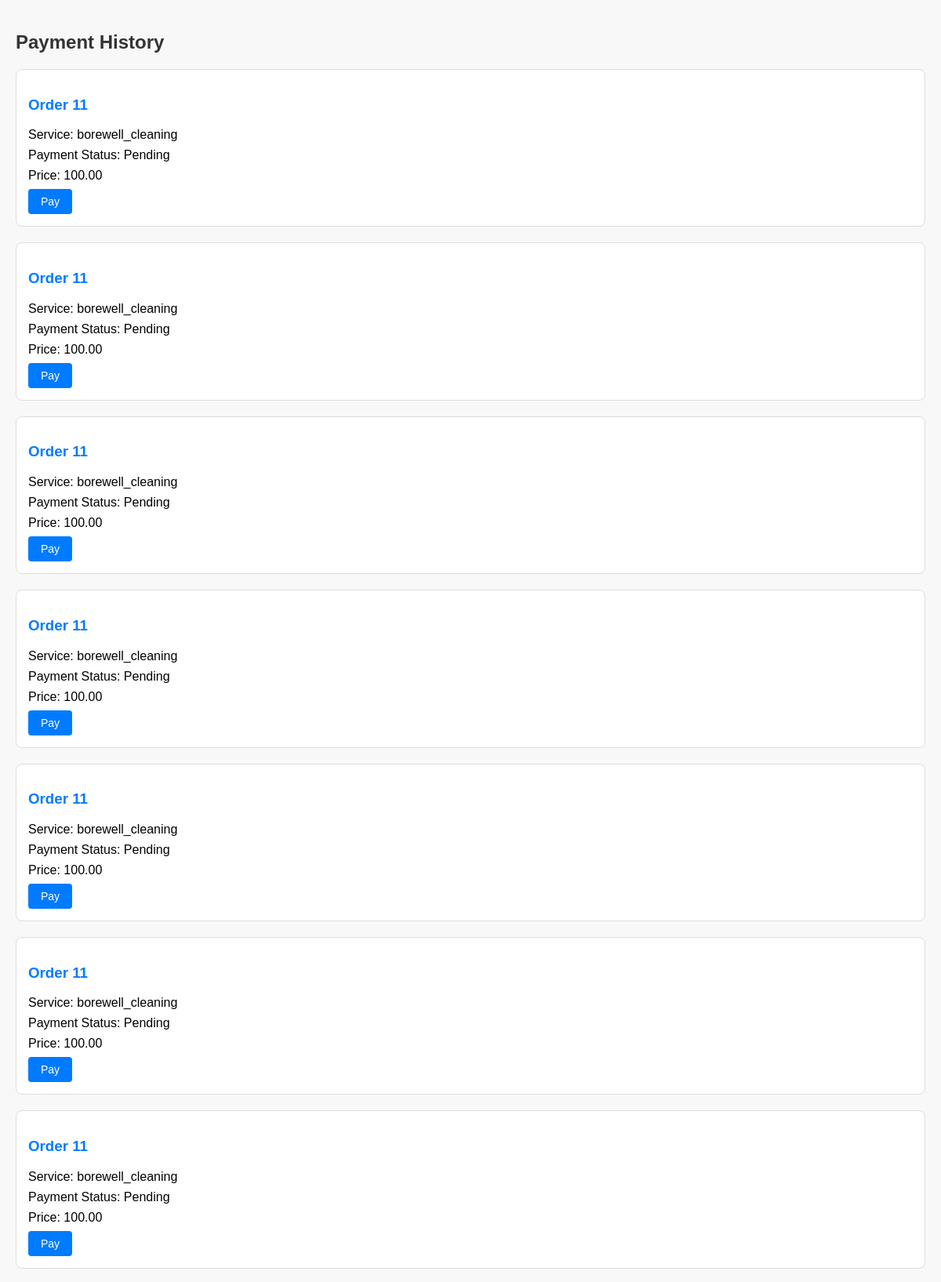
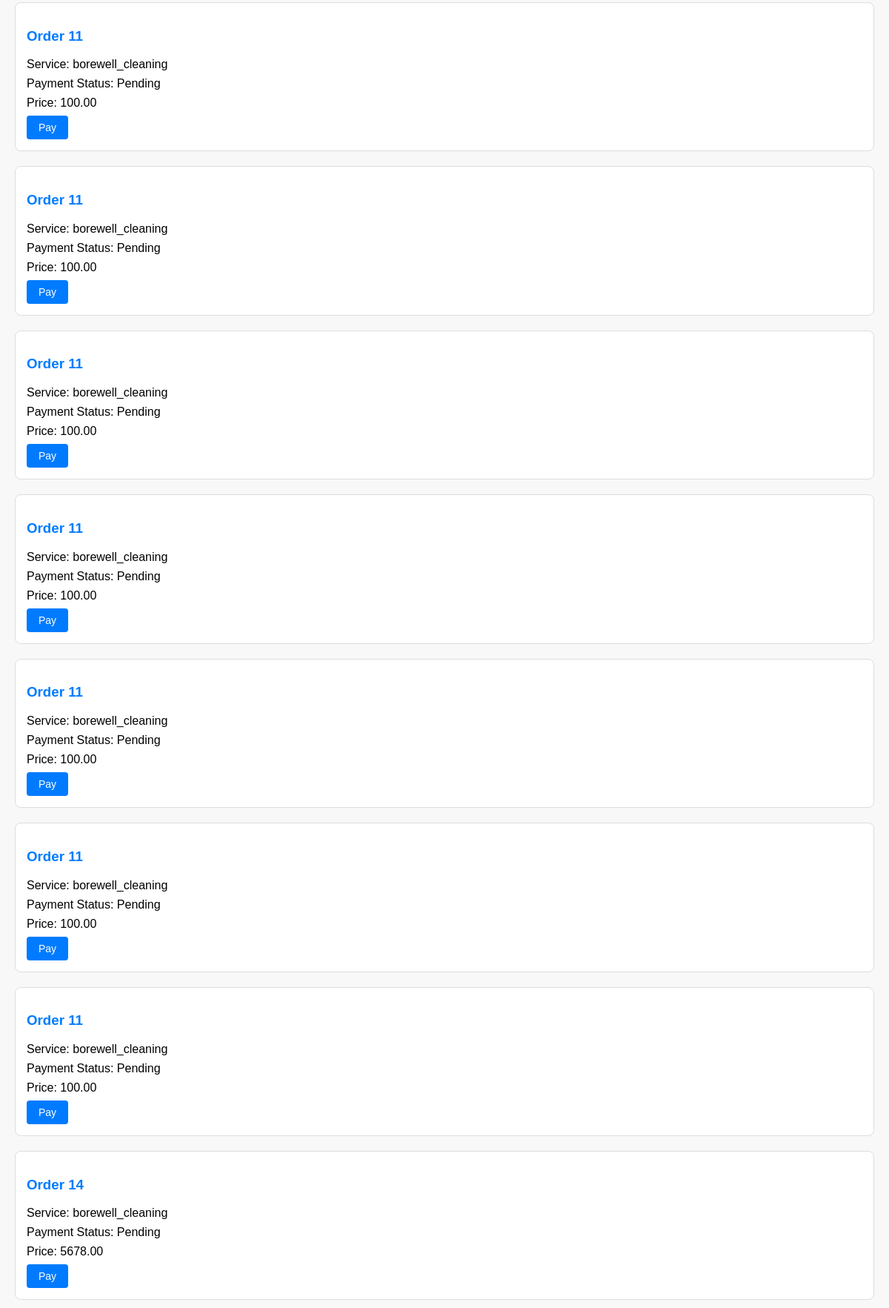
Page /payment_history/ (signed in, upper part) on the committed database (2 pictures, top to bottom).
### watersystemapp/models.py (models this page shows, shortened)
class Payment(models.Model):
    order_assignment = models.ForeignKey(OrderWorkerAssignment, on_delete=models.CASCADE)
    user = models.ForeignKey(CustomUser, on_delete=models.CASCADE)
    price = models.DecimalField(max_digits=10, decimal_places=2)
    payment_status = models.CharField(max_length=20, default='Pending')
    date_added = models.DateTimeField(auto_now_add=True)
    from django.db import models

class OrderWorkerAssignment(models.Model):
    order = models.ForeignKey(Orders, on_delete=models.CASCADE)
    worker = models.ForeignKey(WorkerProfile, on_delete=models.CASCADE)

class Orders(models.Model):
    SERVICE_CHOICES = [
        ('water_delivery', 'Water Delivery'),
        ('borewell_cleaning', 'Borewell Cleaning'),
        ('water_tank_cleaning', 'Water Tank Cleaning'),
        ('well_cleaning', 'Well Cleaning'),
    ]
    STATUS_CHOICES = [
        ('pending', 'Pending'),
        ('processing', 'Processing'),
        ('completed', 'Completed'),
        ('cancelled', 'Cancelled'),
    ]
    user = models.ForeignKey(CustomUser, on_delete=models.CASCADE)
    service = models.CharField(max_length=20, choices=SERVICE_CHOICES)
    phone = models.CharField(max_length=15)
    district = models.ForeignKey(District, on_delete=models.CASCADE)
    pincode = models.CharField(max_length=10)
    quantity = models.PositiveIntegerField(blank=True, null=True)
    length = models.FloatField(blank=True, null=True)
    width = models.FloatField(blank=True, null=True)
    waterlevel = models.FloatField(blank=True, null=True)
    request_date_time = models.DateTimeField(auto_now_add=True)
    status = models.CharField(max_length=20, choices=STATUS_CHOICES, default='pending')

### watersystemapp/views.py (the view)
# urls.py: path('payment_history/', views.payment_history, name='payment_history'),
def payment_history(request):
    user = request.user
    order_assignments = OrderWorkerAssignment.objects.filter(order__user=user)
    payment_details = Payment.objects.filter(order_assignment__in=order_assignments)
    context = {
        'payment_details': payment_details,
    }
    return render(request, 'payment_history.html', context)

### templates/payment_history.html (shortened to what this page needs)
<!DOCTYPE html>
<html lang="en">
<head>
</head>
<body>
    <h2>Payment History</h2>
    {% if payment_details %}
        {% for payment_info in payment_details %}
            <div>
                <h3>Order {{ payment_info.order_assignment.order.id }}</h3>
                <p>Service: {{ payment_info.order_assignment.order.service }}</p>
                <p>Payment Status: {{ payment_info.payment_status }}</p>
                <p>Price: {{ payment_info.price }}</p>
                <form action="{% url 'razorpay_payment' %}" method="post">
                    <button type="submit" class="pay-button">Pay</button>
                </form>
            </div>
        {% endfor %}
    {% else %}
        <p>No payment history found.</p>
    {% endif %}
</body>
</html>

### templates/payment_history.html (style rules this page uses)
body { font-family: 'Arial', sans-serif; margin: 0; padding: 20px; background-color: #f8f8f8; }
h2 { color: #333; }
div { background-color: #fff; border: 1px solid #ddd; border-radius: 8px; padding: 15px; margin-bottom: 20px; }
h3 { color: #007bff; }
p { margin: 8px 0; }
.pay-button { background-color: #007bff; color: #fff; font-size: 14px; padding: 8px 16px; border: none; border-radius: 4px; cursor: pointer; transition: background-color 0.3s ease; }

### rows in the picture
Payment: order_assignment.order.id "11", order_assignment.order.service "borewell_cleaning", payment_status "Pending", price "100.00"
Payment: order_assignment.order.id "11", order_assignment.order.service "borewell_cleaning", payment_status "Pending", price "100.00"
Payment: order_assignment.order.id "11", order_assignment.order.service "borewell_cleaning", payment_status "Pending", price "100.00"
Payment: order_assignment.order.id "11", order_assignment.order.service "borewell_cleaning", payment_status "Pending", price "100.00"
Payment: order_assignment.order.id "11", order_assignment.order.service "borewell_cleaning", payment_status "Pending", price "100.00"
Payment: order_assignment.order.id "11", order_assignment.order.service "borewell_cleaning", payment_status "Pending", price "100.00"
Payment: order_assignment.order.id "11", order_assignment.order.service "borewell_cleaning", payment_status "Pending", price "100.00"
Payment: order_assignment.order.id "11", order_assignment.order.service "borewell_cleaning", payment_status "Pending", price "100.00"
Payment: order_assignment.order.id "11", order_assignment.order.service "borewell_cleaning", payment_status "Pending", price "100.00"
Payment: order_assignment.order.id "11", order_assignment.order.service "borewell_cleaning", payment_status "Pending", price "100.00"
Payment: order_assignment.order.id "11", order_assignment.order.service "borewell_cleaning", payment_status "Pending", price "100.00"
Payment: order_assignment.order.id "11", order_assignment.order.service "borewell_cleaning", payment_status "Pending", price "100.00"
Payment: order_assignment.order.id "11", order_assignment.order.service "borewell_cleaning", payment_status "Pending", price "100.00"
Payment: order_assignment.order.id "11", order_assignment.order.service "borewell_cleaning", payment_status "Pending", price "100.00"
Payment: order_assignment.order.id "14", order_assignment.order.service "borewell_cleaning", payment_status "Pending", price "5678.00"
